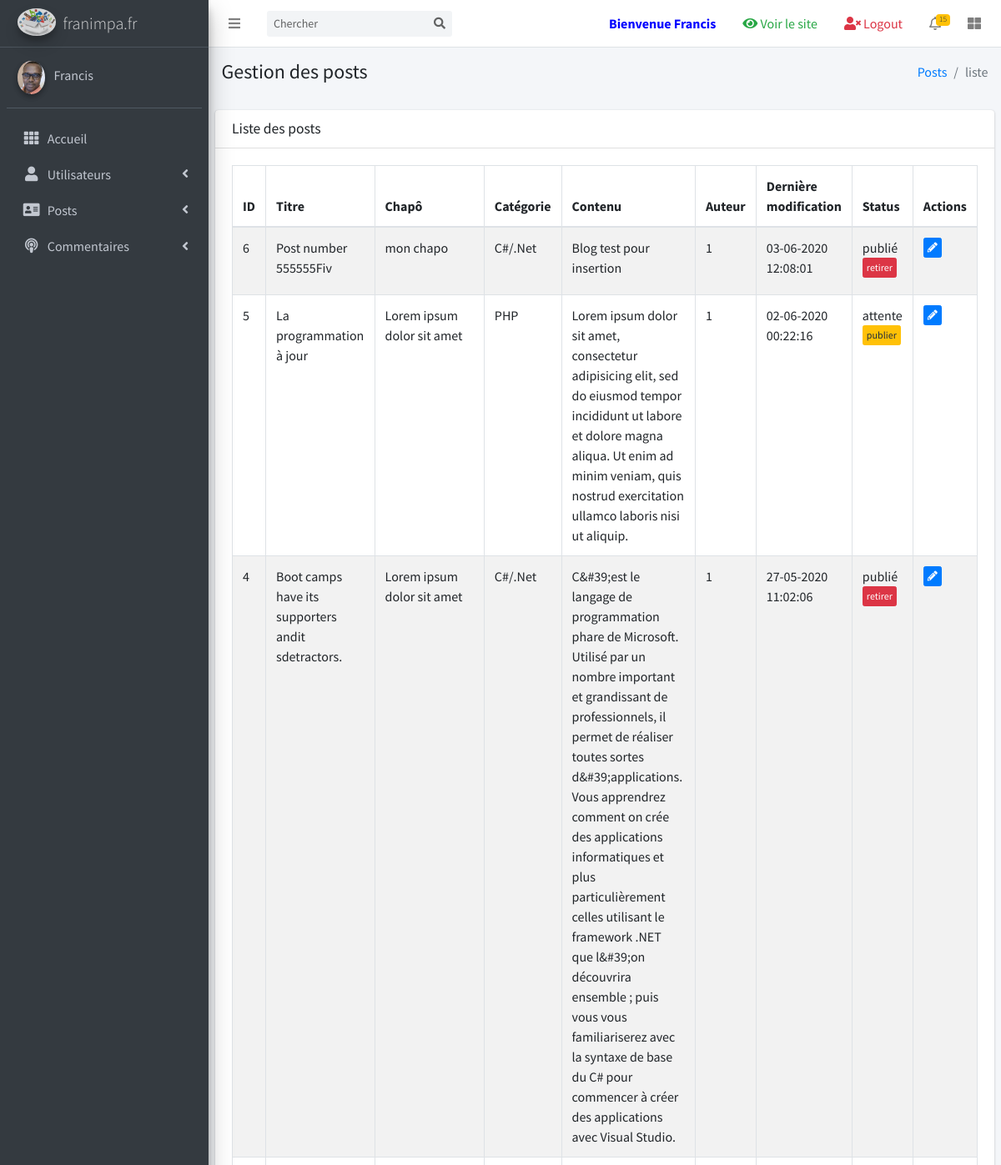
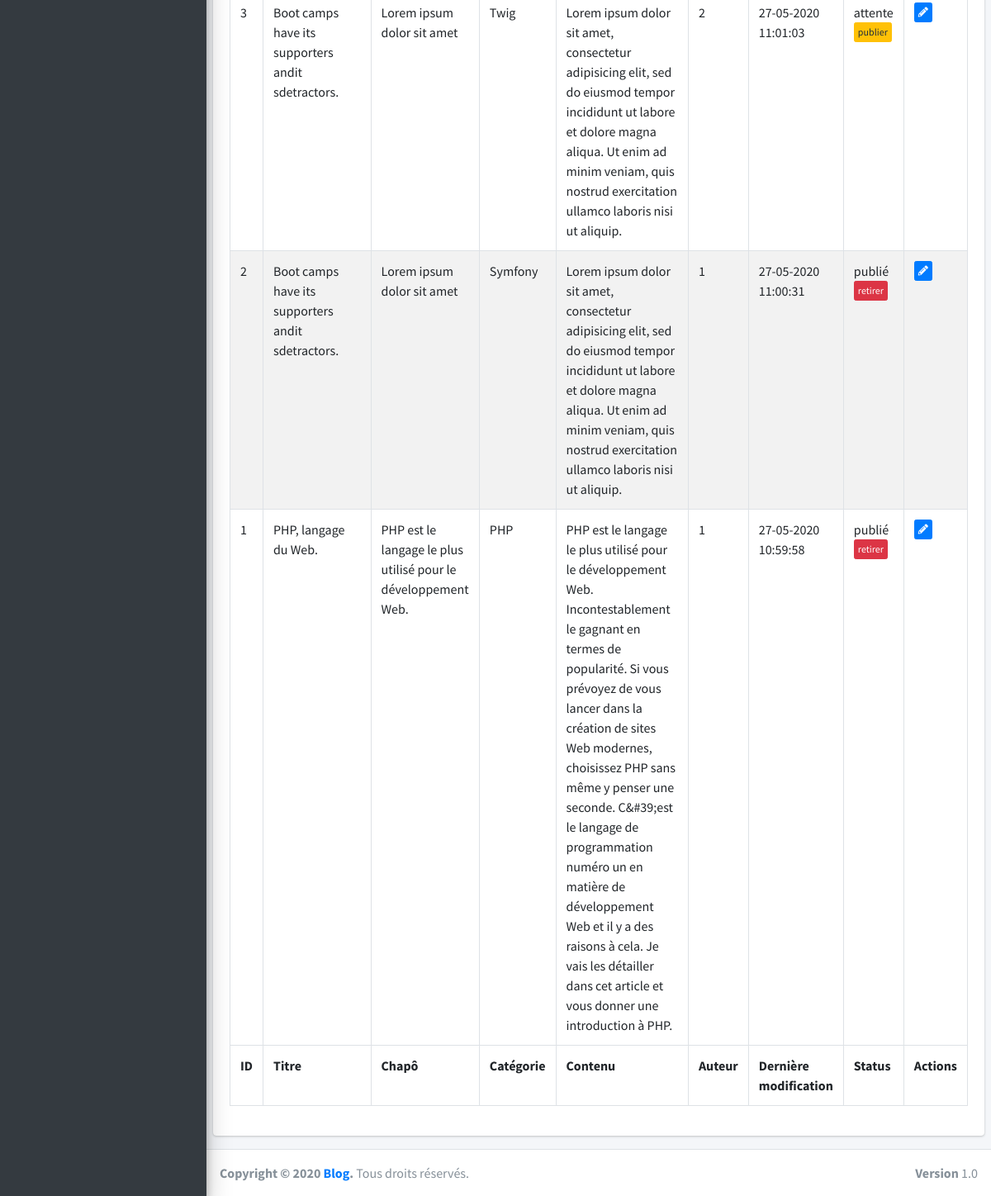
The page /posts/list (signed in) on the database as committed earlier (2 pictures, top to bottom).
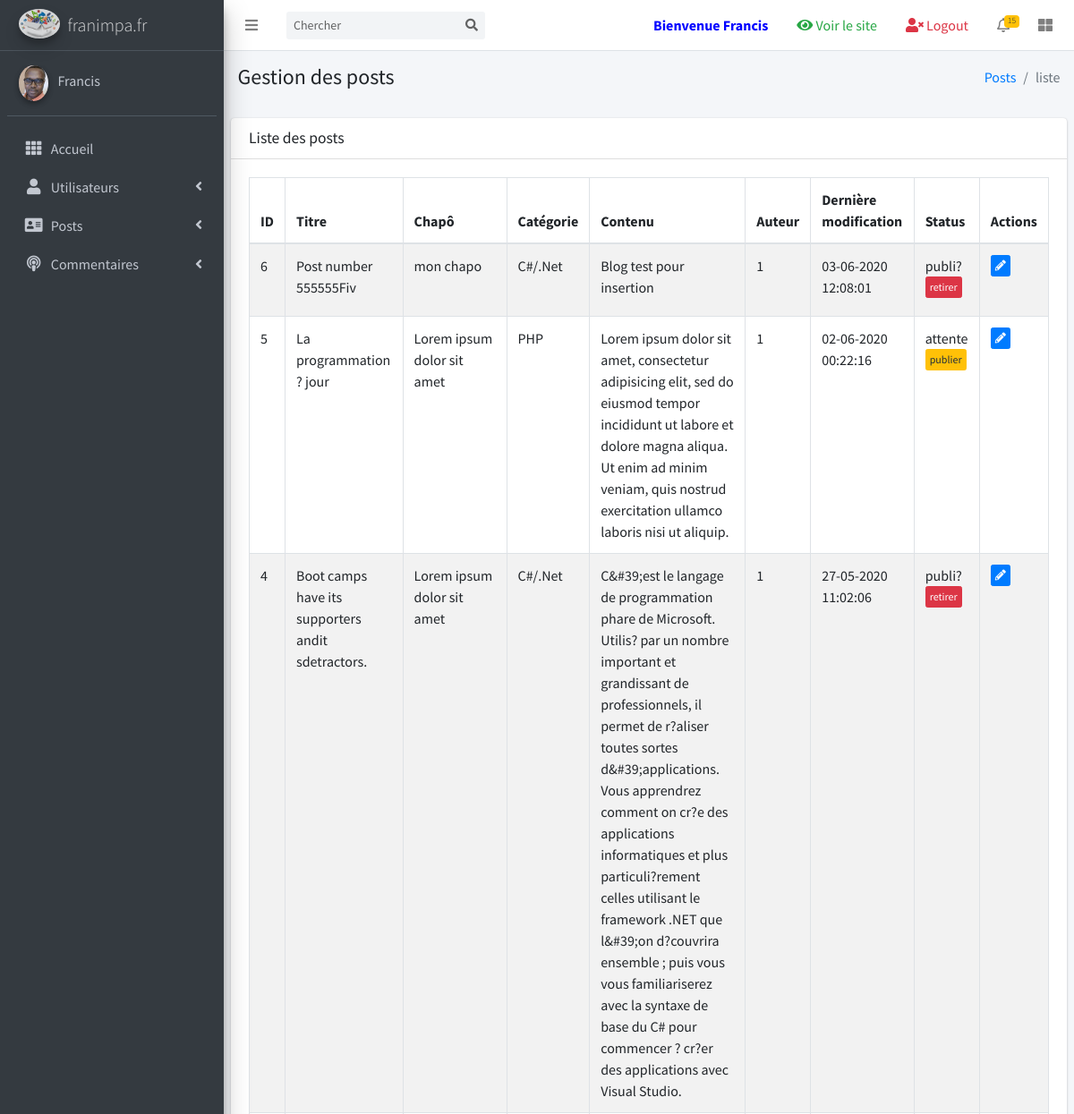
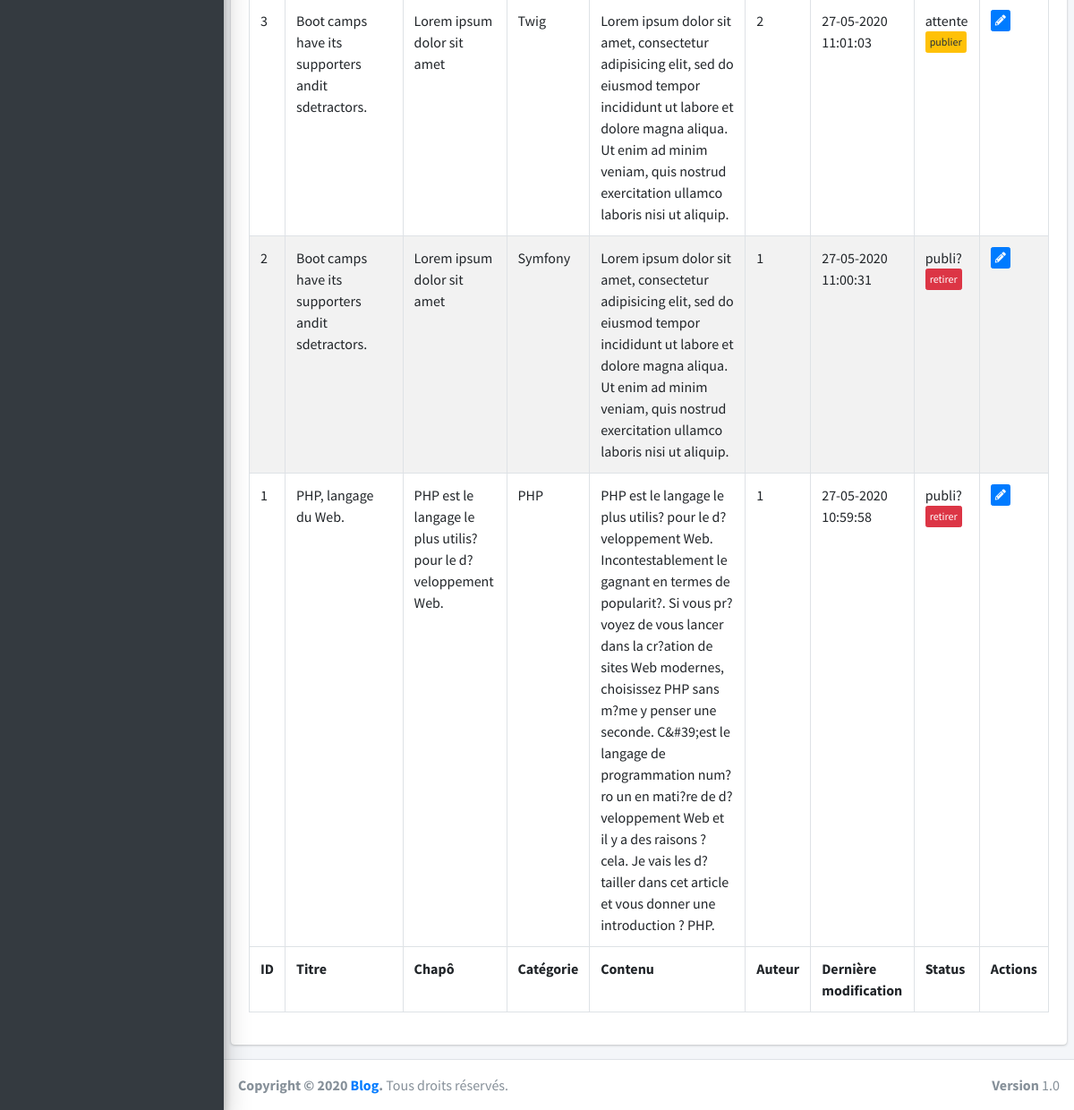
The same page on the database as committed later (2 pictures, top to bottom).
### tables this page shows
CREATE TABLE `posts` (
  `id` int(11) NOT NULL,
  `title` varchar(250) NOT NULL,
  `category` varchar(100) NOT NULL,
  `chapo` text NOT NULL,
  `content` text NOT NULL,
  `authorId` int(11) NOT NULL,
  `updatedAt` datetime NOT NULL DEFAULT CURRENT_TIMESTAMP,
  `postImage` varchar(250) NOT NULL,
  `status` varchar(50) NOT NULL DEFAULT 'attente'
);

### controllers/PostsController.php (called while the page is built, shortened)
<?php
class PostsController extends Controller
{
    public function __construct()
    {
        $this->postManager = $this->loadModel("PostManager");
    }
    public function list()
    {
        $posts = $this->postManager->findAll();
        $this->render('admin/postsAdmin',['posts'=> $posts]);
    }
}

### core/Router.php (called while the page is built, shortened)
<?php
require_once 'HttpRequest.php';
require_once 'Token.php';
require_once 'Validator.php';
require_once($_ENV['APPROOT_REQUIRE'].'core/Controller.php');
$request = new HttpRequest();
if (!$request->getKeyExists('uc')) {
    $url[0] = "home";
} else {
    $url = explode('/',filter_var($request->getGet('uc'),FILTER_SANITIZE_URL));
}
try {
    $controller = new $controller();
    $action = $url[1] ?? "index";
    $controller->$action();
} catch(Exception $e) {
    header('Location: '. $_ENV['URL_PATH'].'home/page404');
}

### index.php (called while the page is built)
<?php
require_once 'core/Router.php';

### models/PostManager.php (called while the page is built, shortened)
<?php
class PostManager extends Model
{
    public function findAll()
    {
        $pdo = $this->getPdo();
        $this->pdoStmt = $pdo->query('SELECT p.id, p.title, p.category, p.chapo, p.content, p.authorId, p.postImage, p.updatedAt, p.status, u.firstname, COUNT(c.id) as nbrComments FROM users u
        INNER JOIN posts p ON u.id = p.authorId LEFT JOIN comments c ON p.id = c.postid
        GROUP BY p.id, p.title, p.category, p.chapo, p.content, p.authorId, p.updatedAt, p.postImage, p.status, u.firstname
        ORDER BY p.updatedAt DESC');
        $this->pdoStmt->execute();
        $posts = $this->pdoStmt->fetchAll(PDO::FETCH_OBJ);
        if (!$posts) {
            return null;
        } else {
            return $posts;
        }
    }
}

### core/Validator.php (called while the page is built, shortened)
<?php
class Validator
{
    public static function escapingData($value)
    {
        $data = trim($value);
        $data = htmlspecialchars($data);
        return $data;
    }
}

### core/HttpRequest.php (called while the page is built, shortened)
<?php
class HttpRequest
{
    public function setServer($server)
    {
        return $this;
    }
    public function setPost($post)
    {
        return $this;
    }
    public function setSession($name, $value)
    {
        return $_SESSION[$name] = $value;
    }
}

### core/Token.php (called while the page is built, shortened)
<?php
class Token
{
    public static function generate()
    {
       return hash("sha512", microtime().rand(0,999999));
    }
}

### views/admin/postsAdminView.php (the view, shortened to what the changed rows need)
<?php $title = "Liste des blog posts";
$csrf = $this->httpRequest->setSession('csrf', Token::generate());
ob_start(); ?>
  <div class="content-wrapper">
    <section class="content">
      <div class="row">
        <div class="col-12">
          <div class="card">
            <div class="card-body">
              <table id="example1" class="table table-bordered table-striped">
                <thead>
                  <tr>
                    <th>ID</th>
                    <th>Titre</th>
                    <th>Chapô</th>
                    <th>Catégorie</th>
                    <th>Contenu</th>
                    <th>Auteur</th>
                    <th>Dernière modification</th>
                    <th>Status</th>
                    <th>Actions</th>
                  </tr>
                </thead>
                <tbody>
                    <?php foreach($data['posts'] as $post) : ?>
                        <tr>
                            <td><?=$post->id;?></td>
                            <td><?=$post->title;?></td>
                            <td><?=$post->chapo;?></td>
                            <td><?=$post->category;?></td>
                            <td><?=$post->content;?></td>
                            <td><?=$post->authorId;?></td>
                            <td><?=date_format(new DateTime($post->updatedAt),"d-m-Y H:i:s");?></td>
                            <td>
                              <?=$post->status;?>
                              <?php if ($post->status=='attente')
                              { ?>
                              <a href="<?=Validator::escapingData($this->env['URL_PATH'])?>posts/publish/<?=$post->id . '&token=' . $csrf;?>" class="btn btn-xs btn-warning mb-2">publier</a>
                              <?php } else { ?>
                                <a href="<?=Validator::escapingData($this->env['URL_PATH'])?>posts/unPublish/<?=$post->id . '&token=' . $csrf;?>" class="btn btn-xs btn-danger mb-2">retirer</a>
                              <?php } ?>
                             </td>
                            <td>
                              <a href="<?=Validator::escapingData($this->env['URL_PATH'])?>posts/edit/<?=$post->id;?>" class="btn btn-xs btn-primary mb-2"><i class="fas fa-pencil-alt"></i></a>
                            </td>
                        </tr>
                    <?php endforeach ; ?>
                </tbody>
                <tfoot>
                <tr>
                  <th>ID</th>
                  <th>Titre</th>
                  <th>Chapô</th>
                  <th>Catégorie</th>
                  <th>Contenu</th>
                  <th>Auteur</th>
                  <th>Dernière modification</th>
                  <th>Status</th>
                  <th>Actions</th>
                </tr>
                </tfoot>
              </table>
            </div>
        </div>
      </div>
    </section>
  </div>
<?php require_once 'admin_template.php'; ?>

Rows that differ between the two databases and show on the page:
changed posts "Post number 555555Fiv": status "publié" → "publi?"
changed posts id 5: title "La programmation à jour" → "La programmation ? jour"
changed posts id 4: content "…programmation phare de Microsoft. Utilisé par un nombre important et grandissant de professionnels, il permet de réaliser toutes sortes d&#39;applications. Vous apprendrez comment on crée des applications informatiques et plus particulièrement celles utilisant le framework .NET que l&#39;on découvrira ensemble ; puis vous vous familiariserez avec la syntaxe de base du C# pour commencer à créer des applications avec Visual…" → "…programmation phare de Microsoft. Utilis? par un nombre important et grandissant de professionnels, il permet de r?aliser toutes sortes d&#39;applications. Vous apprendrez comment on cr?e des applications informatiques et plus particuli?rement celles utilisant le framework .NET que l&#39;on d?couvrira ensemble ; puis vous vous familiariserez avec la syntaxe de base du C# pour commencer ? cr?er des applications avec Visual…"; status "publié" → "publi?"
changed posts "Symfony": status "publié" → "publi?"
changed posts "PHP, langage du Web.": chapo "PHP est le langage le plus utilisé pour le développement Web." → "PHP est le langage le plus utilis? pour le d?veloppement Web."; content "…le langage le plus utilisé pour le développement Web. Incontestablement le gagnant en termes de popularité. Si vous prévoyez de vous lancer dans la création de sites Web modernes, choisissez PHP sans même y penser une seconde. C&#39;est le langage de programmation numéro un en matière de développement Web et il y a des raisons à cela. Je vais les détailler dans cet article et vous donner une introduction à PHP." → "…le langage le plus utilis? pour le d?veloppement Web. Incontestablement le gagnant en termes de popularit?. Si vous pr?voyez de vous lancer dans la cr?ation de sites Web modernes, choisissez PHP sans m?me y penser une seconde. C&#39;est le langage de programmation num?ro un en mati?re de d?veloppement Web et il y a des raisons ? cela. Je vais les d?tailler dans cet article et vous donner une introduction ? PHP."; status "publié" → "publi?"
